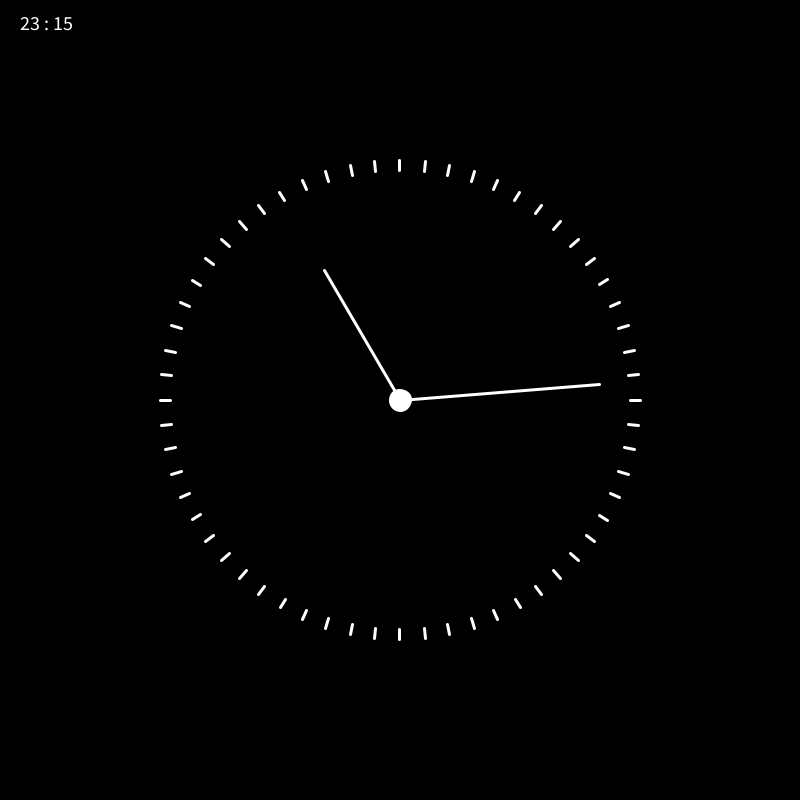
Frame 1 (no input)
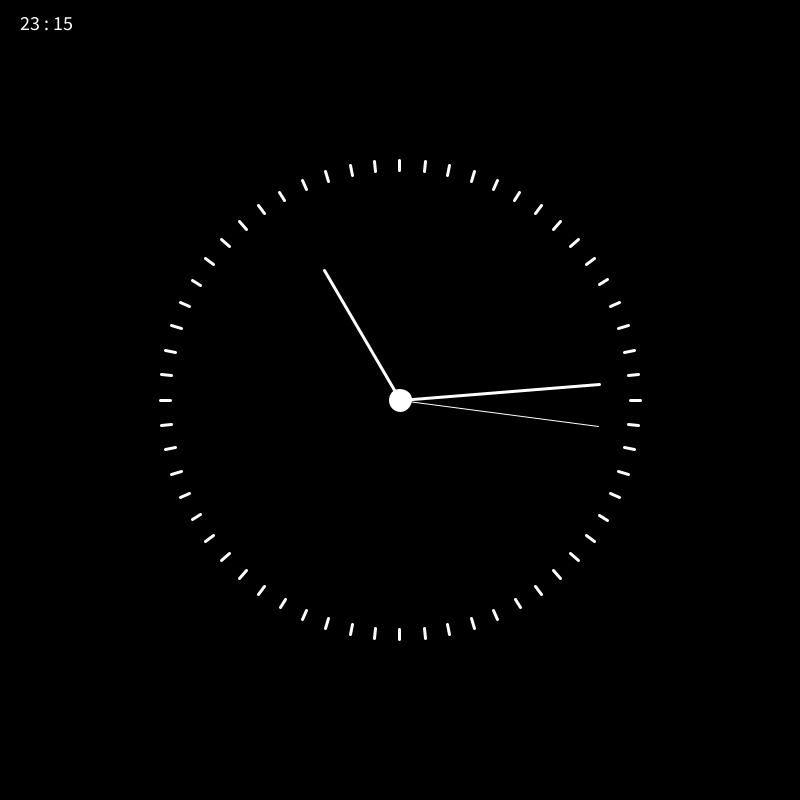
Frame 60 (the mouse pressed at the canvas centre just before this capture)
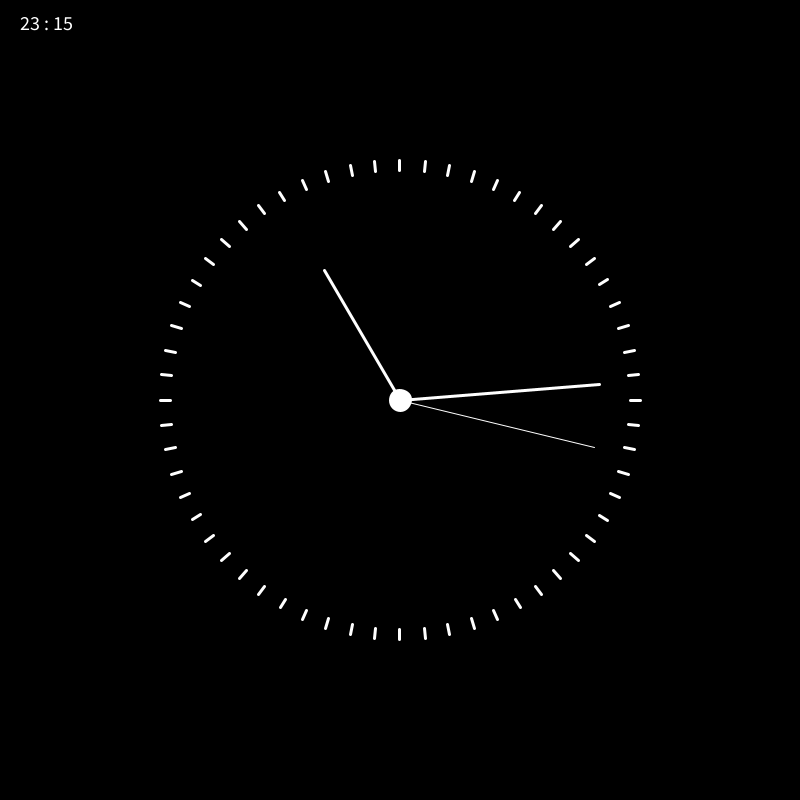
Frame 120 (the mouse held since frame 60 and released just before this capture)

The Processing sketch that drew these frames (run headless with seeded random() and noise(); from frame 60 on, the mouse is pressed at the canvas centre):

// Processing sketch: LSI_061_relogio
// ── LSI_061_relogio.pde
float rotM=0;
float rotH=0;
float rotS=0;

void setup(){
  
 size(800,800); 
  
}


void draw(){
  background(0);
  stroke(255);
  textSize(20);
  text(hour()+" : "+minute(),20,30);
  translate(width/2,height/2);
  rotate(radians(-90));
 
  
  //segundos
  strokeWeight(1);
  pushMatrix();
  rotS=map(second(),1,60,0,360);
  rotate(radians(rotS));
  line(0,0,200,0);  
  popMatrix();
  
  //Horas
  strokeWeight(3);
  pushMatrix();
  rotH=map(hour(),0,24,0,720);
  rotate(radians(rotH));
  line(0,0,150,0);  
  popMatrix();
  
  //Minutos
  strokeWeight(3);
  pushMatrix();
  rotM=map(minute(),1,60,0,360);
  rotate(radians(rotM));
  line(0,0,200,0);  
  popMatrix();


//Relogio
for(int i=0;i<360;i=i+360/60){
 pushMatrix();
 rotate(radians(i));
 line(230,0,240,0);  
 popMatrix(); 
}

ellipse(0,0,20,20);

}
